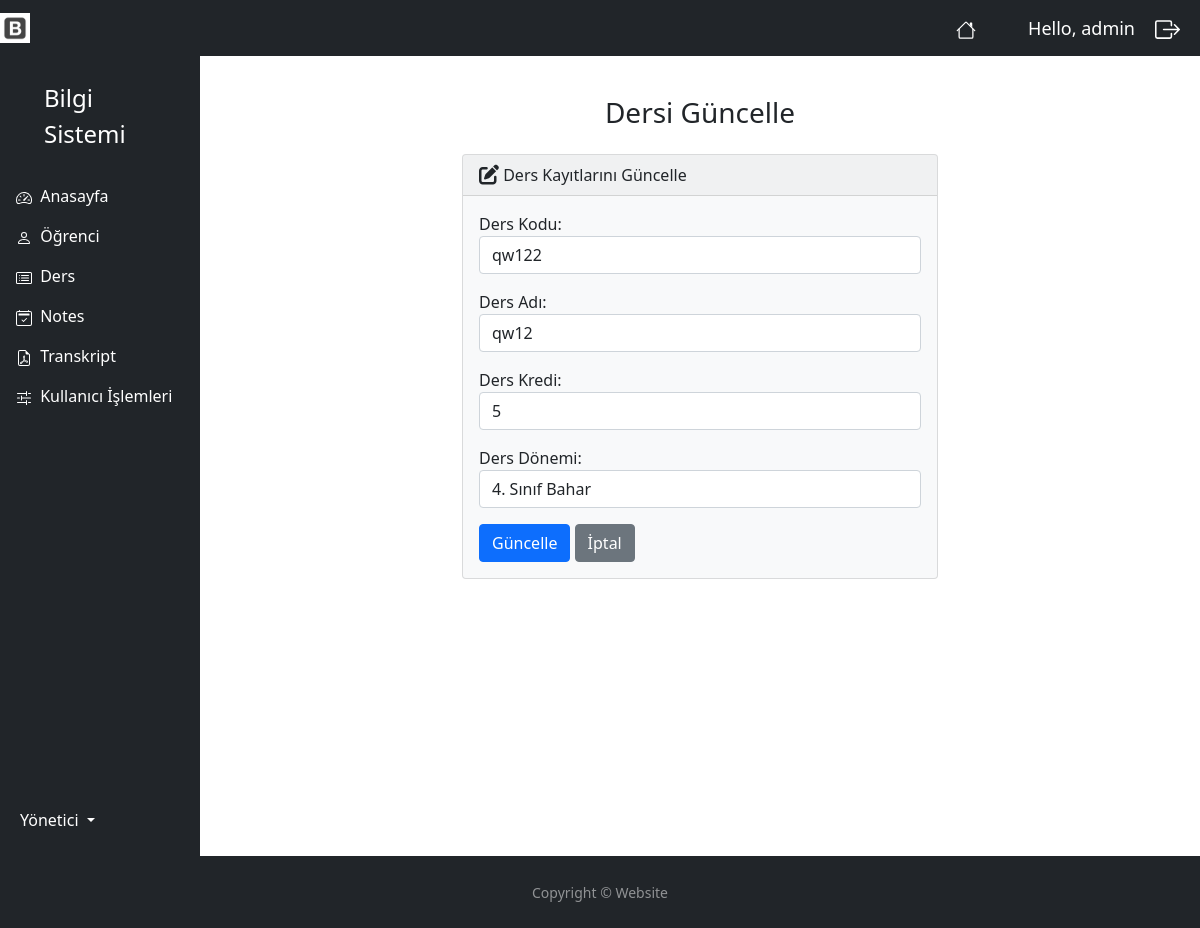
The app's page /lesson_edit/2/ (signed in) with its own data.
### myapp/models.py (models this page shows, shortened)
class Lesson(models.Model):
    lcode = models.CharField(blank=True, max_length=50)
    lname = models.CharField(blank=True, max_length=50)
    lcredit = models.IntegerField(blank=True, null=True)
    period = models.ForeignKey(Period, null=True, on_delete=models.SET_NULL)
    student = models.ManyToManyField(Student)

### myapp/decorators.py (the view)
        def wrapper_func(request, *args, **kwargs):
            group =None
            if request.user.groups.exists():
                group = request.user.groups.all()[0].name
            if group in allowed_roles:
                return view_func(request, *args, **kwargs)
            else:
                return HttpResponse('You are not authorized to view this page')

### myapp/forms.py
class LessonForm(ModelForm):
    class Meta:
        model = Lesson
        fields = '__all__'
        exclude = ['student']
        labels = {
            'lcode': 'Ders Kodu',
            'lname': 'Ders Adı',
            'lcredit': 'Ders Kredi',
            'period': 'Ders Dönemi'
        }
        widgets = {
            'lcode': forms.TextInput(attrs={'class': 'form-control'}),
            'lname': forms.TextInput(attrs={'class': 'form-control'}),
            'lcredit': forms.NumberInput(attrs={'class': 'form-control'}),
            'period': forms.Select(attrs={'class': 'form-control'}),
        }

### myapp/models.py (called while the page is built)
    def __str__(self):
        return self.name

### myapp/views.py (called while the page is built)
@login_required(login_url='login')
@allowed_users(allowed_roles=['admin'])
def lessonEdit(request, pk):
    if request.method == 'POST':
        lesson = Lesson.objects.get(id=pk)
        form = LessonForm(request.POST, instance=lesson)
        if form.is_valid():
            form.save()
            return render(request, 'accounts/edit_lesson.html', {
                'form':form,
                'success':True,
            })
    else:
        lesson = Lesson.objects.get(id=pk)
        form = LessonForm(instance=lesson)
    return render(request, 'accounts/edit_lesson.html', {
        'form':form,
    })

### myapp/templates/accounts/edit_lesson.html (shortened to what this page needs)
{% extends 'accounts/main.html' %}
{% block content %}
        <h3 class="text-center m-4">Dersi Güncelle</h3>
        {% if success %}
        <div class="alert alert-success" role="alert">
            Ders başarıyla güncellendi.
            <a href="{% url 'period' %}" class="alert-link">Ana sayfaya git.</a>
        </div>
        {% else %}
        <div class="row justify-content-center">
            <div class="col-6">
                <div class="card bg-light mb-3">
                    <div class="card-header">
                        <i class="fa-solid fa-pen-to-square fa-lg"></i> Ders Kayıtlarını Güncelle
                    </div>
                    <div class="card-body">
                        <form action="" method="POST">
                            {{ form.as_p }}
                            <button type="submit" class="btn btn-primary">Güncelle</button>
                            <a href="{% url 'period' %}" class="btn btn-secondary">İptal</a>
                        </form>
                    </div>
                </div>
            </div>
        </div>
        {% endif %}
{% endblock %}

### myapp/templates/accounts/navbar.html (shortened to what this page needs)
{% load static %}
<nav class="navbar navbar-expand-lg navbar-dark bg-dark">
  <a href="{% url 'index' %}"><img  width="30" height="30" class="d-inline-block align-top" alt=""  src="{% static 'images/icon.jpeg' %}"></a>
    <span><a href="/" class="nav-link text-white align-middle px-5">
          </a>
    </span>
    <span class="hello-msg">Hello, {{ request.user }} </span>
    <span ><a  class="hello-msg " href="{% url 'logout' %}">
        </a>
    </span>
</nav>

### static/css/main.css (style rules this page uses)
body { background-color: #ebeff5; }

### myapp/templates/accounts/navbar.html (style rules this page uses)
.hello-msg { font-size: 18px; color: #fff; margin-right: 20px; }

### myapp/templates/accounts/footer.html (style rules this page uses)
html, body { height: 100%; }

### records on screen
Lesson: lcode "qw122", lname "qw12", lcredit "5", period "4. Sınıf Bahar"

### other values on screen
{{ request.user }} "admin"
